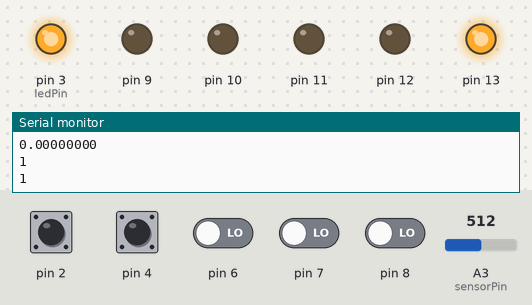
This sketch was run on a simulated Arduino Uno, built with avr-gcc and run on an emulated ATmega328P. On the bench: output pins drawn as LEDs (lit = HIGH), the last lines printed to the serial monitor. Dashed ring = blinking. Inputs (shaded band) come from the test bench; at power-on: pin 2, pin 4 HIGH, pin 6–8 LOW, A3 (sensorPin) = 512.

Above: at 2.8 s.
2.9 s: A3 (sensorPin) set to 319
6.4 s: A3 (sensorPin) set to 284
At 9.2 s:
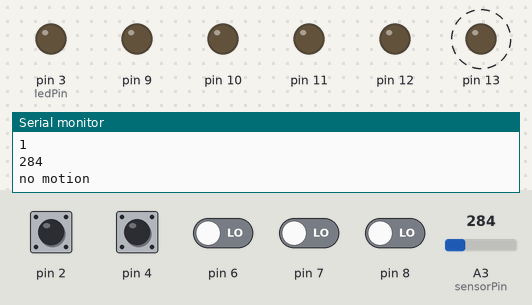
13.1 s: pin 6 driven HIGH
At 15.2 s:
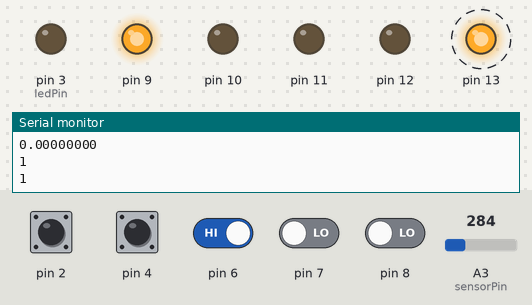
19.4 s: pin 7 driven HIGH
At 22.5 s:
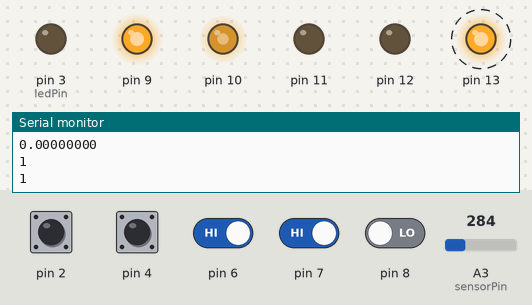
26.1 s: pin 2 pulled LOW for 1 s
At 27.1 s:
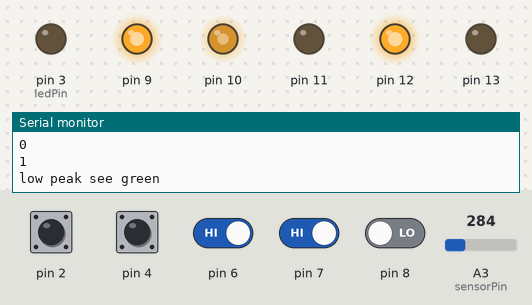
30.4 s: pin 8 driven HIGH
At 32.2 s:
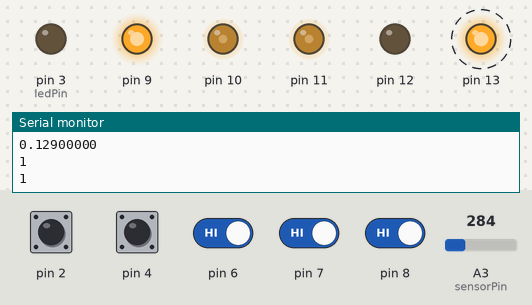
Timing chart, 0 to 36.3 s (numbered marks = the images above; inputs shaded):
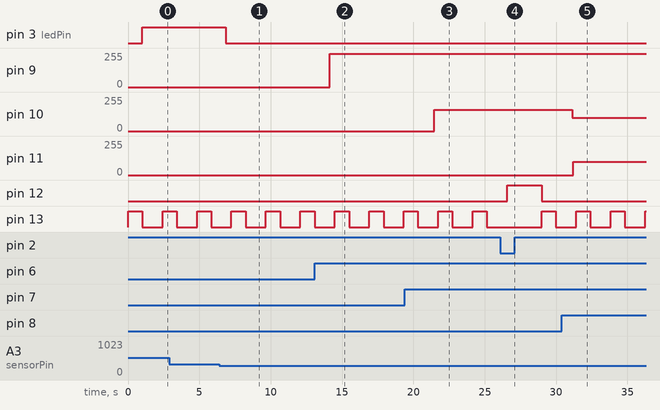

The sketch:

prioritizer_PriorityAsIndice_motion.ino
```cpp
//int pwrPin = A0;     // analog input pin 0  for the power available setting ( voltg division)
double pwrAvl = 0;      // Power Available = stores the value from pwrPin
double pwr1,pwr2,pwr3,e1,e2,e3;

int sensorPin = 3;
int ledPin = 3;
boolean sensorActive = false;

typedef struct
 {
     int ui ;          // DIGITAL INPUT: user input for appliance ( on/off)
     int pr;           // priority  lower number = highest priority ie 1 = highest, 2 = med , 3 = low
     int lb;           // lightbulb ( pwm Pin used to drive lightbulb )
     double thresh;       // min voltg threshold
     int pwm;


 }  applc_str;

   applc_str aplcSrt[3]; // applianceSort  this is an array of appliances sorted by priority

int threshSetup = 0;


void setup()

{
  pinMode(ledPin, OUTPUT);

  aplcSrt[0].ui = 6;         // DIGITAL INPUTS: user input for appliance # 1  ( on/off)
  aplcSrt[1].ui = 7;
  aplcSrt[2].ui = 8;

  aplcSrt[0].pr = 1;        // set the priority of each appliance
  aplcSrt[1].pr = 2;        // highest(1) priority, ui2 has med(2) priority , ui3 has lowest(3) priority
  aplcSrt[2].pr = 3;

  aplcSrt[0].lb = 9;              // pwm are pins 9,10,11
  aplcSrt[1].lb = 10;             // lb lightbulb
  aplcSrt[2].lb = 11;

  aplcSrt[0].thresh = 0.43;   // threshold voltages range from 0 to 5 volts
  aplcSrt[1].thresh = 0.43;
  aplcSrt[2].thresh = 0.43;


  //sort the struct array here!


/* set appliance output (lightbulb)  to PWM voltg*/
  pinMode(9, OUTPUT);
  pinMode(10, OUTPUT);
  pinMode(11, OUTPUT);

  pinMode(6, INPUT);
  pinMode(7, INPUT);
  pinMode(8, INPUT);

  pinMode(3, OUTPUT); // led motion sense

 // open serial port!
 Serial.begin(9600);

 /** SWITCHES **/
    //configure pin2 as an input and enable the internal pull-up resistor
  pinMode(2, INPUT_PULLUP);
  pinMode(13, OUTPUT);
  pinMode(4, INPUT_PULLUP);
  pinMode(12, OUTPUT);

}


void loop()

{
/* analogWrite(aplcSrt[1].lb, 200);
analogWrite(aplcSrt[2].lb, 200);
analogWrite(aplcSrt[3].lb, 200);*/

/**SWITCHES*/

 //read the pushbutton value into a variable
  int sensorVal1 = digitalRead(2);
  int sensorVal2 = digitalRead(4);

  //print out the value of the pushbutton
  Serial.println(sensorVal1);
  Serial.println(sensorVal2);

  // Keep in mind the pullup means the pushbutton's
  // logic is inverted. It goes HIGH when it's open,
  // and LOW when it's pressed. Turn on pin 13 when the
  // button's pressed, and off when it's not:
  if (sensorVal1 == HIGH && sensorVal2 == LOW) {
    digitalWrite(13, HIGH);
    digitalWrite(12, LOW); // green on
    pwrAvl = 2; // medium  mid peak (red)
      Serial.println("at midpeak see red");
    delay(1000);               // wait for 2 second
    motionSense();
    delay(1000);
    motionSense();
  }

  else if (sensorVal2 == HIGH && sensorVal1 == LOW) {
    //sensorval1 = sw2  // sensorval2 = sw4
    digitalWrite(13, LOW);
    digitalWrite(12, HIGH);
    pwrAvl = 3;  // low   off peak( green)
    Serial.println("low peak see green");
    delay(1000);               // wait for 2 second
    motionSense();
    delay(1000);
    motionSense();


  }

  else if (sensorVal1 == HIGH && sensorVal2 == HIGH) {
  digitalWrite(12, LOW);
  digitalWrite(13, HIGH);   // turn the LED on (HIGH is the voltage level)
  delay(1000);               // wait for a second
   motionSense();
  digitalWrite(13, LOW);    // turn the LED off by making the voltage LOW
  delay(1000);       // wait for a second
   motionSense();
  Serial.println("at very high peak  red blink");

   pwrAvl = 1;  // very high ( red blink  on peak)

  }
  else {
   pwrAvl = 4; //descide what this level is
  }

    /* SWITCHES */

  Serial.println("start");
  Serial.println("");

  if(threshSetup == 0)
    for (int i=0; i< 3; i++){
    double threshTmp = aplcSrt[i].thresh*100;
   // Serial.println ("threshtmp");
   // Serial.println (threshTmp);
   // Serial.println ("aplc thresh");
  //  Serial.println (aplcSrt[i].thresh);
    threshTmp = map(threshTmp, 0, 293, 0, 500); // 2.93 Volt is our expected max voltage, we map this to 5 because 5 is a nice round number

    //Serial.println ("aplc thresh final");
    //Serial.println (threshTmp);
    aplcSrt[i].thresh = threshTmp/100;


    threshSetup=1;
  }
  pwrAvl = 1; //test
//  motionSense();


  if (pwrAvl!=4){
      pwrAvl =  pwrAvl * 7;
//      pwrAvl =  pwrAvl * 5;
      //analogRead(A0); // Analog read expects something from 1 to 0, we're only getting 4V max after voltg division
      //pwrAvl = map(pwrAvl, 0, 1023, 0, 30);

      Serial.println(pwrAvl);

      Serial.println("poweravailable");
      // map pwrAvl to val btwn 0 - 18  ( each applc is allowed 5 volts max)

      // everyone at bare min gets their thresholds met
      for (int i=0; i<3;i++){
            Serial.println("digitalread");
            Serial.println(digitalRead(aplcSrt[i].ui));
            Serial.println(i);
            Serial.println("");

         if ( digitalRead(aplcSrt[i].ui) == HIGH ){
             aplcSrt[i].pwm = map (aplcSrt[i].thresh, 0, 5, 0, 255 ); // super dim
             aplcSrt[i].pwm = 100;
             //Serial.println("aplc thresh");
             //Serial.println(aplcSrt[i].thresh);
             pwrAvl = pwrAvl - aplcSrt[i].thresh;
             //Serial.println("pwrAvl - setting everyone to thresh");
             //Serial.println(pwrAvl);
         }
             else {
         aplcSrt[i].pwm = 0;
       }
      }


     // let 5 = max voltage of every appliance
     for ( int i=0; i<3; i++){
       if (digitalRead( aplcSrt[i].ui)  == HIGH )
       {
           if ((pwrAvl - (5 - aplcSrt[i].thresh)) >= 0 )
           {
             aplcSrt[i].pwm = 250; //high bright
             pwrAvl = pwrAvl - (5 - aplcSrt[i].thresh);
             //Serial.println("pwrAvl enough to give MAX");
             //Serial.println(pwrAvl);
           }

           else if ( pwrAvl >0.6 )
           {
             aplcSrt[i].pwm = aplcSrt[i].pwm  + map (pwrAvl, 0, 5, 0, 255 ); /// medium  brught
             aplcSrt[i].pwm = 160;


             i=3; // break out of loop
             pwrAvl = 0;
           //  Serial.println("pwrAvl lt MAX therefore give med");
            // Serial.println(pwrAvl);
           }
           else{
             pwrAvl=0;

           }
       }
       else {
         aplcSrt[i].pwm = 0;
       }
     }

    for (int i=0; i<3;i++){
       analogWrite(aplcSrt[i].lb, aplcSrt[i].pwm);
       Serial.println("aplc pwm");
       Serial.println(aplcSrt[i].pwm);
       Serial.println("aplc pri");
       Serial.println(aplcSrt[i].pr);
       Serial.println("appliance indice");
       Serial.println(i);
       Serial.println("appliance pwm pin" );
       Serial.println(aplcSrt[i].lb);
     }
  }

  energyCalculator ( aplcSrt[0].pwm,aplcSrt[1].pwm,aplcSrt[2].pwm);

}
void motionSense(){
  int val = analogRead(sensorPin);    // read the input pin


  Serial.println(val);             // debug value
    // takes the pin value and saves it to the sensorActive boolean value
  if(val > 300)
  {
    sensorActive = true;
    digitalWrite(ledPin, HIGH);
    Serial.println("motion detected");
    // swap the highest priority with the lowest priority appliance pin
   // bc the lowest appliance priority is actually actively interacting with user thus its now highest priority


    aplcSrt[0].lb = 11;              // pwm are pins 9,10,11
    aplcSrt[1].lb = 10;             // lb lightbulb
    aplcSrt[2].lb = 9;

  }
  else
  {
    sensorActive = false;
    digitalWrite(ledPin, LOW);
    Serial.println("no motion");

    aplcSrt[0].lb = 9;              // pwm are pins 9,10,11
    aplcSrt[1].lb = 10;             // lb lightbulb
    aplcSrt[2].lb = 11;
  }

}


void energyCalculator(double pwmrd1, double pwmrd2, double pwmrd3){

  if (pwmrd1 == 100){
    pwr1=0.43*0.15;
  }
  else if(pwmrd1 == 160){
    pwr1 = 1.4*0.35;
  }
  else if (pwmrd1 == 250){
    pwr1 = 2.93*0.6;
  }

  if (pwmrd2 == 100){
    pwr2=0.43*0.15;
  }
  else if(pwmrd2 == 160){
    pwr2 = 1.4*0.35;
  }
  else if (pwmrd2 == 250){
    pwr2 = 2.93*0.6;
  }

  if (pwmrd3 == 100){
    pwr3=0.43*0.15;
  }
  else if(pwmrd3 == 160){
    pwr3 = 1.4*0.35;
  }
  else if (pwmrd3 == 250){
    pwr3 = 2.93*0.6;
  }

  //Get energy
  /*  e1 = pwr1*0.1+e1;
    e2 = pwr2*0.1+e2;
    e3 = pwr3*0.1+e3;
    */
    e1 = pwr1*2+e1;
    e2 = pwr2*2+e2;
    e3 = pwr3*2+e3;
    Serial.println("energy of appliance 1");
    Serial.println(e1, 8);
    //Serial.print(" ");
    Serial.println("energy of appliance 2");
    Serial.println(e2, 8);
    //Serial.print(" ");
    Serial.println("energy of appliance 3");
    Serial.println(e3, 8);
    //Serial.print(" ");
    Serial.print("\n");

}
```

Measured:
- the behaviour switches between 301 and 300 on A3 (sensorPin) (found by bisection; images 0 and 1)
- after the input at 6.4 s, pin 3 (ledPin): HIGH → LOW after 0.44 s
- after the input at 13.1 s, pin 9: 0/255 → 250/255 after 1.1 s
- after the input at 19.4 s, pin 10: 0/255 → 160/255 after 2.1 s
- after the input at 26.1 s, pin 12: LOW → HIGH after 0.47 s, → LOW 2.4 s later
- after the input at 30.4 s, pin 10: 160/255 → 100/255 after 0.73 s; pin 11: 0/255 → 100/255 after 0.81 s
- by itself, pin 13: alternates HIGH for 1.0 s and LOW for 1.4 s
